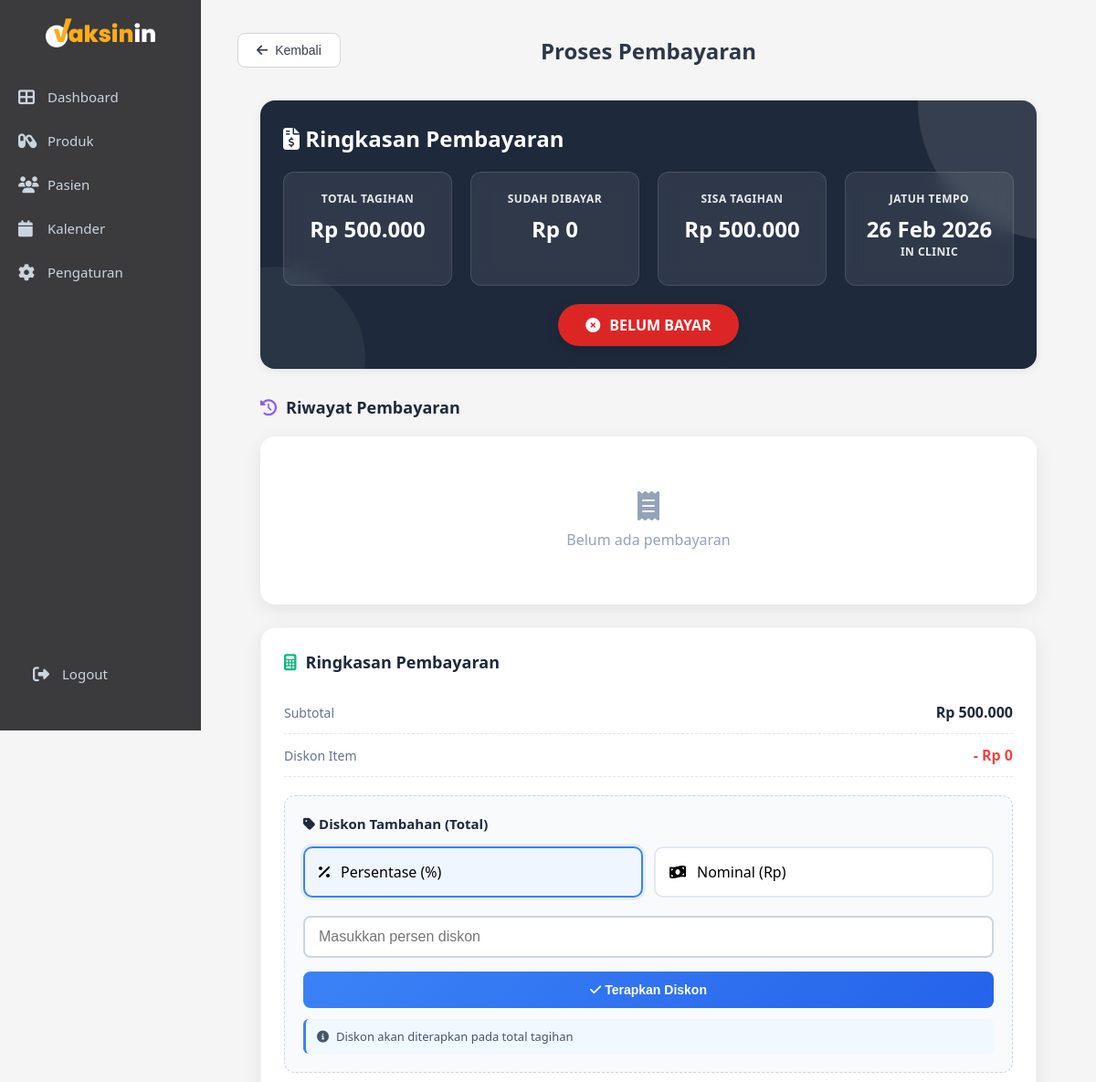
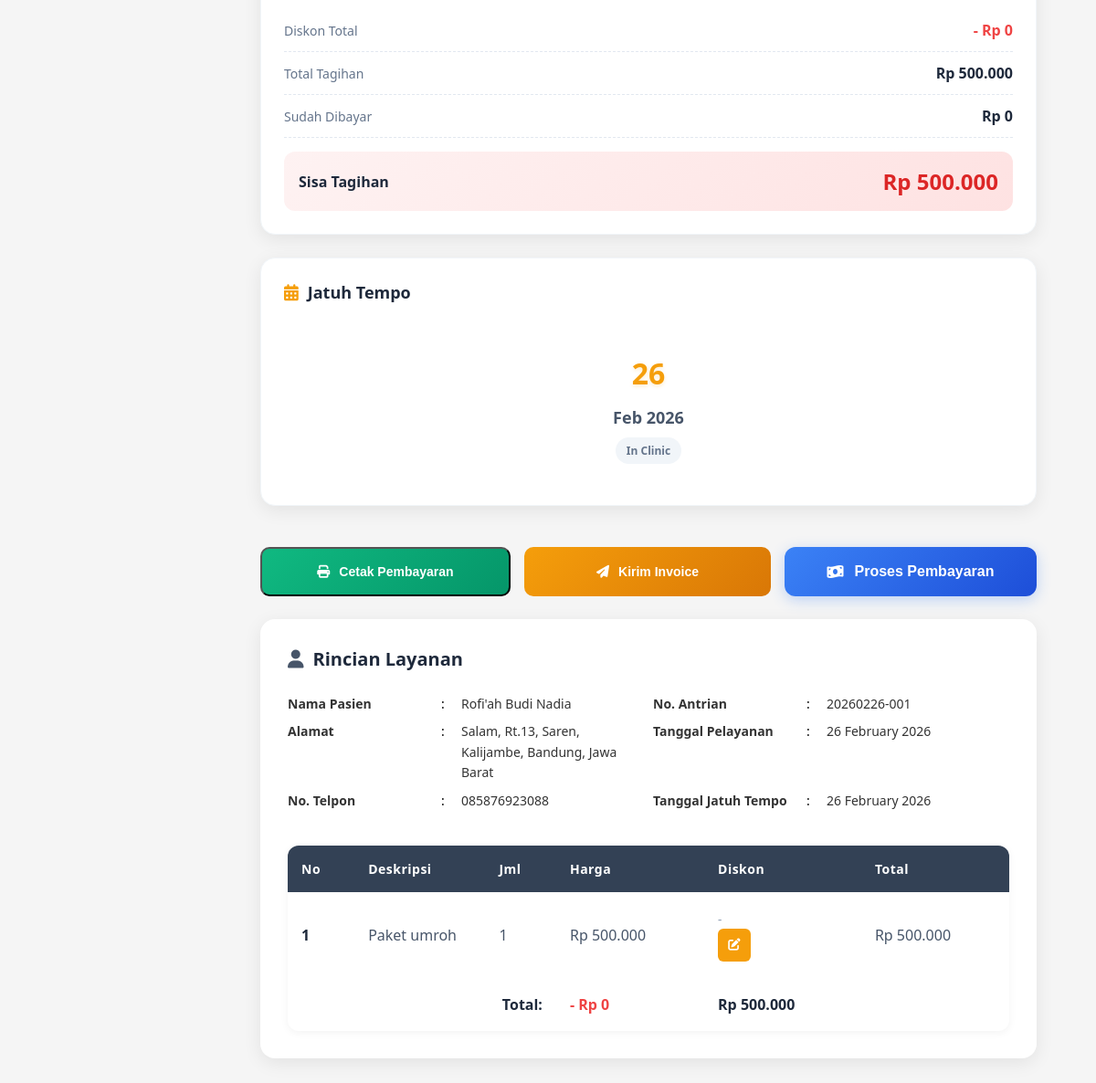
/admin/pembayaran.php?id=123, run on the app's committed database (2 pictures, top to bottom).
### tables this page shows
CREATE TABLE `bookings` (
  `id` int NOT NULL,
  `parent_id` int DEFAULT NULL,
  `patient_id` int NOT NULL,
  `service_type` enum('Home Service','In Clinic') NOT NULL,
  `nomor_antrian` varchar(20) NOT NULL,
  `tanggal_booking` date NOT NULL,
  `waktu_booking` time NOT NULL,
  `status` enum('pending','confirmed','completed','cancelled') DEFAULT 'pending',
  `catatan` text,
  `created_at` datetime NOT NULL,
  `updated_at` datetime DEFAULT CURRENT_TIMESTAMP ON UPDATE CURRENT_TIMESTAMP,
  `doctor_id` int DEFAULT NULL,
  `payment_status` enum('unpaid','paid') DEFAULT 'unpaid',
  `tindakan_selesai` tinyint(1) DEFAULT '0'
);

CREATE TABLE `patients` (
  `id` int NOT NULL,
  `no_rekam_medis` varchar(20) NOT NULL,
  `nama_lengkap` varchar(100) NOT NULL,
  `nama_panggilan` varchar(50) DEFAULT NULL,
  `tanggal_lahir` date NOT NULL,
  `usia` int DEFAULT NULL,
  `kategori_usia` enum('Anak','Dewasa') NOT NULL,
  `jenis_kelamin` enum('L','P') NOT NULL,
  `nik` varchar(16) DEFAULT NULL,
  `paspor` varchar(20) DEFAULT NULL,
  `kebangsaan` varchar(50) DEFAULT 'Indonesia',
  `pekerjaan` varchar(100) DEFAULT NULL,
  `nama_wali` varchar(100) DEFAULT NULL,
  `riwayat_alergi` text,
  `riwayat_penyakit` text,
  `riwayat_obat` text,
  `pelayanan` varchar(50) NOT NULL,
  `created_at` timestamp NOT NULL DEFAULT CURRENT_TIMESTAMP,
  `updated_at` timestamp NOT NULL DEFAULT CURRENT_TIMESTAMP ON UPDATE CURRENT_TIMESTAMP
);

CREATE TABLE `patient_addresses` (
  `id` int NOT NULL,
  `patient_id` int NOT NULL,
  `alamat` text NOT NULL,
  `provinsi` varchar(100) DEFAULT NULL,
  `kota` varchar(100) DEFAULT NULL,
  `is_primary` tinyint(1) DEFAULT '0'
);

CREATE TABLE `patient_phones` (
  `id` int NOT NULL,
  `patient_id` int NOT NULL,
  `phone` varchar(20) NOT NULL,
  `is_primary` tinyint(1) DEFAULT '0'
);

CREATE TABLE `booking_services` (
  `id` int NOT NULL,
  `parent_booking_id` int DEFAULT NULL,
  `booking_id` int NOT NULL,
  `patient_id` int DEFAULT NULL,
  `nama_layanan` varchar(100) NOT NULL,
  `created_at` datetime DEFAULT CURRENT_TIMESTAMP,
  `service_id` int DEFAULT NULL,
  `harga` int DEFAULT '0',
  `diskon` int DEFAULT '0',
  `diskon_tipe` enum('persen','nilai') DEFAULT 'nilai',
  `total` int DEFAULT '0'
);

### admin/pembayaran.php (the view, shortened to what the rows shown need)
<?php
include "../config.php";
$booking_id = isset($_GET['id']) ? intval($_GET['id']) : 0;
$sql_jenis = "SELECT parent_id, service_type, tanggal_booking FROM bookings WHERE id = ?";
$stmt_jenis = $conn->prepare($sql_jenis);
$stmt_jenis->bind_param("i", $booking_id);
$stmt_jenis->execute();
$result_jenis = $stmt_jenis->get_result();
$jenis_data = $result_jenis->fetch_assoc();
$is_child = ($jenis_data['parent_id'] != NULL);
$parent_booking_id = $is_child ? $jenis_data['parent_id'] : $booking_id;
$service_type = $jenis_data['service_type'];
$tanggal_layanan = $jenis_data['tanggal_booking'];
function hitungJatuhTempo($service_type, $tanggal_pesanan, $tanggal_layanan) {
    $tgl_layanan = new DateTime($tanggal_layanan);
    if ($service_type == 'In Clinic') {
        return $tgl_layanan->format('Y-m-d');
    }
}
$sql_tgl_pesanan = "SELECT created_at FROM bookings WHERE id = ?";
$stmt_tgl = $conn->prepare($sql_tgl_pesanan);
$stmt_tgl->bind_param("i", $parent_booking_id);
$stmt_tgl->execute();
$result_tgl = $stmt_tgl->get_result();
$tgl_pesanan_row = $result_tgl->fetch_assoc();
$tgl_pesanan = $tgl_pesanan_row ? $tgl_pesanan_row['created_at'] : date('Y-m-d H:i:s');
$jatuh_tempo = hitungJatuhTempo($service_type, $tgl_pesanan, $tanggal_layanan);
$sql_peserta = "
    SELECT b.*, p.nama_lengkap
    FROM bookings b
    JOIN patients p ON b.patient_id = p.id
    WHERE b.parent_id = ? OR b.id = ?
    ORDER BY b.id
";
$stmt_peserta = $conn->prepare($sql_peserta);
$stmt_peserta->bind_param("ii", $parent_booking_id, $parent_booking_id);
$stmt_peserta->execute();
$peserta_result = $stmt_peserta->get_result();
$jumlah_peserta = 0;
while ($row = $peserta_result->fetch_assoc()) {
    $jumlah_peserta++;
}
$sql = "SELECT b.*, b.payment_status,
               p.nama_lengkap,
               p.no_rekam_medis
        FROM bookings b
        JOIN patients p ON b.patient_id = p.id
        WHERE b.id = ?";
$stmt = $conn->prepare($sql);
$stmt->bind_param("i", $parent_booking_id);
$stmt->execute();
$result_booking = $stmt->get_result();
$booking = $result_booking->fetch_assoc();
$sql_phone = "SELECT phone FROM patient_phones
              WHERE patient_id = ?
              ORDER BY is_primary DESC
              LIMIT 1";
$stmt_ph = $conn->prepare($sql_phone);
$stmt_ph->bind_param("i", $booking['patient_id']);
$stmt_ph->execute();
$phone = $stmt_ph->get_result()->fetch_assoc()['phone'] ?? '-';
$sql_addr = "SELECT * FROM patient_addresses
             WHERE patient_id = ?
             AND is_primary = 1
             LIMIT 1";
$stmt_ad = $conn->prepare($sql_addr);
$stmt_ad->bind_param("i", $booking['patient_id']);
$stmt_ad->execute();
$address = $stmt_ad->get_result()->fetch_assoc();
if ($jumlah_peserta > 1) {
    $sql_services = "
        SELECT bs.*, b.id as booking_id, p.nama_lengkap
        FROM booking_services bs
        JOIN bookings b ON bs.booking_id = b.id
        JOIN patients p ON b.patient_id = p.id
        WHERE b.parent_id = ? OR b.id = ?
        ORDER BY b.id
    ";
    $stmt_s = $conn->prepare($sql_services);
    $stmt_s->bind_param("ii", $parent_booking_id, $parent_booking_id);
} else {
    $sql_services = "
        SELECT id, nama_layanan, harga, diskon, diskon_tipe, total
        FROM booking_services
        WHERE booking_id = ?
    ";
    $stmt_s = $conn->prepare($sql_services);
    $stmt_s->bind_param("i", $parent_booking_id);
}
$stmt_s->execute();
$result_services = $stmt_s->get_result();
$data_services = [];
while ($row = $result_services->fetch_assoc()) {
    $row['jumlah'] = 1;
    $diskon = $row['diskon'] ?? 0;
    $row['total'] = $row['harga'] - $diskon;
    $data_services[] = $row;
}
?>
<!DOCTYPE html>
<html lang="id">
<head>
    <link rel="stylesheet" href="css/admin.css">
    <link rel="stylesheet" href="css/pembayaran.css">
    <link rel="stylesheet" href="css/sidebar-toggle.css">
    <link rel="stylesheet" href="https://cdnjs.cloudflare.com/ajax/libs/font-awesome/6.4.0/css/all.min.css">
</head>
<body>
    <div class="main-content">
        <div class="detail-header">
            <h1>Proses Pembayaran</h1>
        </div>
        <div class="payment-summary">
            <div style="display: flex; justify-content: space-between; align-items: center; margin-bottom: 20px;">
                <h2 style="color: white; margin: 0; font-size: 24px;">
                    <i class="fas fa-file-invoice-dollar"></i> Ringkasan Pembayaran
                </h2>
            </div>
            <div class="summary-grid">
                <div class="summary-item">
                    <span class="summary-label">Jatuh Tempo</span>
                    <div class="summary-value">
                        <?= date('d M Y', strtotime($jatuh_tempo)) ?>
                    </div>
                    <span class="summary-label"><?= $service_type ?></span>
                </div>
            </div>
        </div>
        <div class="payment-layout">
            <div class="payment-left">
                <div class="data-pasien">
                    <span class="label"><b>Nama Pasien</b></span>
                    <span class="colon">:</span>
                    <span class="value"><?= htmlspecialchars($booking['nama_lengkap']) ?></span>
                    <span class="label"><b>No. Antrian</b></span>
                    <span class="colon">:</span>
                    <span class="value"><?= $booking['nomor_antrian'] ?></span>
                    <span class="label"><b>Alamat</b></span>
                    <span class="colon">:</span>
                    <span class="value">
                        <?php if ($address): ?>
                            <?= htmlspecialchars($address['alamat']) ?>,
                            <?= htmlspecialchars($address['kota']) ?>,
                            <?= htmlspecialchars($address['provinsi']) ?>
                        <?php else: ?>
                            -
                        <?php endif; ?>
                    </span>
                    <span class="label"><b>Tanggal Pelayanan</b></span>
                    <span class="colon">:</span>
                    <span class="value"><?= date('d F Y', strtotime($booking['tanggal_booking'])) ?></span>
                    <span class="label"><b>No. Telpon</b></span>
                    <span class="colon">:</span>
                    <span class="value"><?= htmlspecialchars($phone) ?></span>
                    <span class="label"><b>Tanggal Jatuh Tempo</b></span>
                    <span class="colon">:</span>
                    <span class="value">
                        <?= date('d F Y', strtotime($jatuh_tempo)) ?>
                    </span>
                </div>
                <table class="services-table">
                    <thead>
                        <tr>
                            <th>No</th>
                            <th>Deskripsi</th>
                            <th>Jml</th>
                            <th>Harga</th>
                            <th>Diskon</th>
                            <th>Total</th>
                        </tr>
                    </thead>
                    <tbody>
                        <?php
                        $counter = 1;
                        foreach ($data_services as $i => $srv):
                            $id_item = $srv['id'];
                            $harga = $srv['harga'];
                            $diskon_item = $srv['diskon'] ?? 0;
                            $total_per_item = $harga - $diskon_item;
                            $diskon_tipe = $srv['diskon_tipe'] ?? '';
                            $diskon_persen = $diskon_item > 0 ? round(($diskon_item / $harga) * 100) : 0;
                        ?>
                        <tr data-harga="<?= $harga ?>" data-index="<?= $i ?>">
                            <td><?= $counter++ ?></td>
                            <td><?= htmlspecialchars($srv['nama_layanan']) ?></td>
                            <td>1</td>
                            <td class="harga-item">Rp <?= number_format($harga, 0, ',', '.') ?></td>
                            <td class="diskon-cell" id="diskon-cell-<?= $i ?>">
                                <?php if ($diskon_item > 0): ?>
                                    <div class="diskon-applied">
                                        <?php if ($diskon_tipe == 'persen'): ?>
                                            <span class="diskon-badge persen">
                                                <?= $diskon_persen ?>%
                                            </span>
                                        <?php else: ?>
                                            <span class="diskon-badge nilai">
                                                - Rp <?= number_format($diskon_item, 0, ',', '.') ?>
                                            </span>
                                        <?php endif; ?>
                                        <div class="diskon-info">
                                            <?= $diskon_tipe == 'persen' ?
                                                "($diskon_persen% = Rp " . number_format($diskon_item, 0, ',', '.') . ")" :
                                                ""
                                            ?>
                                        </div>
                                    </div>
                                <?php else: ?>
                                    <span class="no-diskon">-</span>
                                <?php endif; ?>
                                <button type="button"
                                    class="btn-edit-diskon"
                                    onclick="openDiskonItem(<?= $id_item ?>, <?= $i ?>, <?= $harga ?>,
                                            '<?= $diskon_tipe ?>', <?= $diskon_item ?>,
                                            '<?= htmlspecialchars($srv['nama_layanan']) ?>')"
                                    title="Edit Diskon">
                                    <i class="fas fa-edit"></i>
                                </button>
                            </td>
                            <td class="total-item" id="total-item-<?= $i ?>">
                                Rp <?= number_format($total_per_item, 0, ',', '.') ?>
                            </td>
                        </tr>
                        <?php endforeach; ?>
                    </tbody>
                </table>
            </div>
            <div class="payment-right">
                <div class="jatuh-tempo-card">
                    <div class="jatuh-tempo-content">
                        <div class="jatuh-tempo-date">
                            <?= date('d', strtotime($jatuh_tempo)) ?>
                        </div>
                        <div style="font-size: 18px; font-weight: 600; color: #475569;">
                            <?= date('M Y', strtotime($jatuh_tempo)) ?>
                        </div>
                        <div class="jatuh-tempo-info">
                            <span class="info-tag"><?= $service_type ?></span>
                        </div>
                    </div>
                </div>
            </div>
        </div>
    </div>
</body>
</html>

### data on the page
bookings: date('d M Y', strtotime($jatuh_tempo)) "26 Feb 2026", service_type "IN CLINIC", patient.nama_lengkap "Rofi'ah Budi Nadia", nomor_antrian "20260226-001", tanggal_booking "26 February 2026", date('d F Y', strtotime($jatuh_tempo)) "26 February 2026", date('d', strtotime($jatuh_tempo)) "26", date('M Y', strtotime($jatuh_tempo)) "Feb 2026", service_type "In Clinic"
patient_addresses: alamat "Salam, Rt.13, Saren, Kalijambe", kota "Bandung", provinsi "Jawa Barat"
patient_phones: phone "085876923088"
booking_services: nama_layanan "Paket umroh", harga "500.000", total_per_item "500.000"

### other printed values
$total_tagihan_final "500.000"
$total_sudah_dibayar "0"
$sisa_tagihan "500.000"
$total_diskon_item "0"
$subtotal "500.000"
